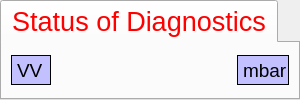
          <widget class="QTabWidget" name="tabWidget_3" >
           <property name="minimumSize" >
            <size>
             <width>300</width>
             <height>100</height>
            </size>
           </property>
           <property name="palette" >
            <palette>
             <active>
              <colorrole role="WindowText" >
               <brush brushstyle="SolidPattern" >
                <color alpha="255" >
                 <red>255</red>
                 <green>0</green>
                 <blue>0</blue>
                </color>
               </brush>
              </colorrole>
              <colorrole role="ButtonText" >
               <brush brushstyle="SolidPattern" >
                <color alpha="255" >
                 <red>0</red>
                 <green>0</green>
                 <blue>0</blue>
                </color>
               </brush>
              </colorrole>
             </active>
             <inactive>
              <colorrole role="WindowText" >
               <brush brushstyle="SolidPattern" >
                <color alpha="255" >
                 <red>255</red>
                 <green>0</green>
                 <blue>0</blue>
                </color>
               </brush>
              </colorrole>
              <colorrole role="ButtonText" >
               <brush brushstyle="SolidPattern" >
                <color alpha="255" >
                 <red>0</red>
                 <green>0</green>
                 <blue>0</blue>
                </color>
               </brush>
              </colorrole>
             </inactive>
             <disabled>
              <colorrole role="WindowText" >
               <brush brushstyle="SolidPattern" >
                <color alpha="255" >
                 <red>106</red>
                 <green>104</green>
                 <blue>100</blue>
                </color>
               </brush>
              </colorrole>
              <colorrole role="ButtonText" >
               <brush brushstyle="SolidPattern" >
                <color alpha="255" >
                 <red>106</red>
                 <green>104</green>
                 <blue>100</blue>
                </color>
               </brush>
              </colorrole>
             </disabled>
            </palette>
           </property>
           <property name="font" >
            <font>
             <pointsize>20</pointsize>
            </font>
           </property>
           <property name="currentIndex" >
            <number>0</number>
           </property>
           <widget class="QWidget" name="tab_3" >
            <attribute name="title" >
             <string>Status of Diagnostics</string>
            </attribute>
            <layout class="QHBoxLayout" >
             <item>
              <layout class="QHBoxLayout" >
               <property name="spacing" >
                <number>0</number>
               </property>
               <item>
                <widget class="QLabel" name="label_11" >
                 <property name="minimumSize" >
                  <size>
                   <width>40</width>
                   <height>30</height>
                  </size>
                 </property>
                 <property name="maximumSize" >
                  <size>
                   <width>40</width>
                   <height>30</height>
                  </size>
                 </property>
                 <property name="palette" >
                  <palette>
                   <active>
                    <colorrole role="WindowText" >
                     <brush brushstyle="SolidPattern" >
                      <color alpha="255" >
                       <red>0</red>
                       <green>0</green>
                       <blue>0</blue>
                      </color>
                     </brush>
                    </colorrole>
                    <colorrole role="Base" >
                     <brush brushstyle="SolidPattern" >
                      <color alpha="255" >
                       <red>255</red>
                       <green>255</green>
                       <blue>255</blue>
                      </color>
                     </brush>
                    </colorrole>
                    <colorrole role="Window" >
                     <brush brushstyle="SolidPattern" >
                      <color alpha="255" >
                       <red>194</red>
                       <green>192</green>
                       <blue>255</blue>
                      </color>
                     </brush>
                    </colorrole>
                   </active>
                   <inactive>
                    <colorrole role="WindowText" >
                     <brush brushstyle="SolidPattern" >
                      <color alpha="255" >
                       <red>0</red>
                       <green>0</green>
                       <blue>0</blue>
                      </color>
                     </brush>
                    </colorrole>
                    <colorrole role="Base" >
                     <brush brushstyle="SolidPattern" >
                      <color alpha="255" >
                       <red>255</red>
                       <green>255</green>
                       <blue>255</blue>
                      </color>
                     </brush>
                    </colorrole>
                    <colorrole role="Window" >
                     <brush brushstyle="SolidPattern" >
                      <color alpha="255" >
                       <red>194</red>
                       <green>192</green>
                       <blue>255</blue>
                      </color>
                     </brush>
                    </colorrole>
                   </inactive>
                   <disabled>
                    <colorrole role="WindowText" >
                     <brush brushstyle="SolidPattern" >
                      <color alpha="255" >
                       <red>106</red>
                       <green>104</green>
                       <blue>100</blue>
                      </color>
                     </brush>
                    </colorrole>
                    <colorrole role="Base" >
                     <brush brushstyle="SolidPattern" >
                      <color alpha="255" >
                       <red>194</red>
                       <green>192</green>
                       <blue>255</blue>
                      </color>
                     </brush>
                    </colorrole>
                    <colorrole role="Window" >
                     <brush brushstyle="SolidPattern" >
                      <color alpha="255" >
                       <red>194</red>
                       <green>192</green>
                       <blue>255</blue>
                      </color>
                     </brush>
                    </colorrole>
                   </disabled>
                  </palette>
                 </property>
                 <property name="font" >
                  <font>
                   <pointsize>14</pointsize>
                   <weight>50</weight>
                   <bold>false</bold>
                  </font>
                 </property>
                 <property name="autoFillBackground" >
                  <bool>true</bool>
                 </property>
                 <property name="frameShape" >
                  <enum>QFrame::Box</enum>
                 </property>
                 <property name="frameShadow" >
                  <enum>QFrame::Plain</enum>
                 </property>
                 <property name="lineWidth" >
                  <number>1</number>
                 </property>
                 <property name="text" >
                  <string>VV</string>
                 </property>
                 <property name="alignment" >
                  <set>Qt::AlignLeading|Qt::AlignLeft|Qt::AlignVCenter</set>
                 </property>
                </widget>
               </item>
               <item>
                <widget class="CADisplayer" name="TPG262C0_PRS0_5" >
                 <property name="minimumSize" >
                  <size>
                   <width>100</width>
                   <height>30</height>
                  </size>
                 </property>
                 <property name="maximumSize" >
                  <size>
                   <width>400</width>
                   <height>30</height>
                  </size>
                 </property>
                 <property name="font" >
                  <font>
                   <pointsize>20</pointsize>
                   <weight>75</weight>
                   <bold>true</bold>
                  </font>
                 </property>
                 <property name="nuformat" stdset="0" >
                  <enum>CADisplayer::Pressure</enum>
                 </property>
                 <property name="pvname" >
                  <string>VMS_VV_TPG262C3_P0</string>
                 </property>
                 <property name="lineWidth" stdset="0" >
                  <number>1</number>
                 </property>
                 <property name="framecol" stdset="0" >
                  <color>
                   <red>18</red>
                   <green>29</green>
                   <blue>57</blue>
                  </color>
                 </property>
                 <property name="unit" >
                  <string/>
                 </property>
                </widget>
               </item>
               <item>
                <widget class="QLabel" name="label_12" >
                 <property name="minimumSize" >
                  <size>
                   <width>52</width>
                   <height>30</height>
                  </size>
                 </property>
                 <property name="maximumSize" >
                  <size>
                   <width>52</width>
                   <height>30</height>
                  </size>
                 </property>
                 <property name="palette" >
                  <palette>
                   <active>
                    <colorrole role="WindowText" >
                     <brush brushstyle="SolidPattern" >
                      <color alpha="255" >
                       <red>0</red>
                       <green>0</green>
                       <blue>0</blue>
                      </color>
                     </brush>
                    </colorrole>
                    <colorrole role="Base" >
                     <brush brushstyle="SolidPattern" >
                      <color alpha="255" >
                       <red>255</red>
                       <green>255</green>
                       <blue>255</blue>
                      </color>
                     </brush>
                    </colorrole>
                    <colorrole role="Window" >
                     <brush brushstyle="SolidPattern" >
                      <color alpha="255" >
                       <red>194</red>
                       <green>192</green>
                       <blue>255</blue>
                      </color>
                     </brush>
                    </colorrole>
                   </active>
                   <inactive>
                    <colorrole role="WindowText" >
                     <brush brushstyle="SolidPattern" >
                      <color alpha="255" >
                       <red>0</red>
                       <green>0</green>
                       <blue>0</blue>
                      </color>
                     </brush>
                    </colorrole>
                    <colorrole role="Base" >
                     <brush brushstyle="SolidPattern" >
                      <color alpha="255" >
                       <red>255</red>
                       <green>255</green>
                       <blue>255</blue>
                      </color>
                     </brush>
                    </colorrole>
                    <colorrole role="Window" >
                     <brush brushstyle="SolidPattern" >
                      <color alpha="255" >
                       <red>194</red>
                       <green>192</green>
                       <blue>255</blue>
                      </color>
                     </brush>
                    </colorrole>
                   </inactive>
                   <disabled>
                    <colorrole role="WindowText" >
                     <brush brushstyle="SolidPattern" >
                      <color alpha="255" >
                       <red>106</red>
                       <green>104</green>
                       <blue>100</blue>
                      </color>
                     </brush>
                    </colorrole>
                    <colorrole role="Base" >
                     <brush brushstyle="SolidPattern" >
                      <color alpha="255" >
                       <red>194</red>
                       <green>192</green>
                       <blue>255</blue>
                      </color>
                     </brush>
                    </colorrole>
                    <colorrole role="Window" >
                     <brush brushstyle="SolidPattern" >
                      <color alpha="255" >
                       <red>194</red>
                       <green>192</green>
                       <blue>255</blue>
                      </color>
                     </brush>
                    </colorrole>
                   </disabled>
                  </palette>
                 </property>
                 <property name="font" >
                  <font>
                   <pointsize>14</pointsize>
                   <weight>50</weight>
                   <bold>false</bold>
                  </font>
                 </property>
                 <property name="autoFillBackground" >
                  <bool>true</bool>
                 </property>
                 <property name="frameShape" >
                  <enum>QFrame::Box</enum>
                 </property>
                 <property name="frameShadow" >
                  <enum>QFrame::Plain</enum>
                 </property>
                 <property name="lineWidth" >
                  <number>1</number>
                 </property>
                 <property name="text" >
                  <string>mbar</string>
                 </property>
                 <property name="alignment" >
                  <set>Qt::AlignLeading|Qt::AlignLeft|Qt::AlignVCenter</set>
                 </property>
                </widget>
               </item>
              </layout>
             </item>
            </layout>
           </widget>
          </widget>
